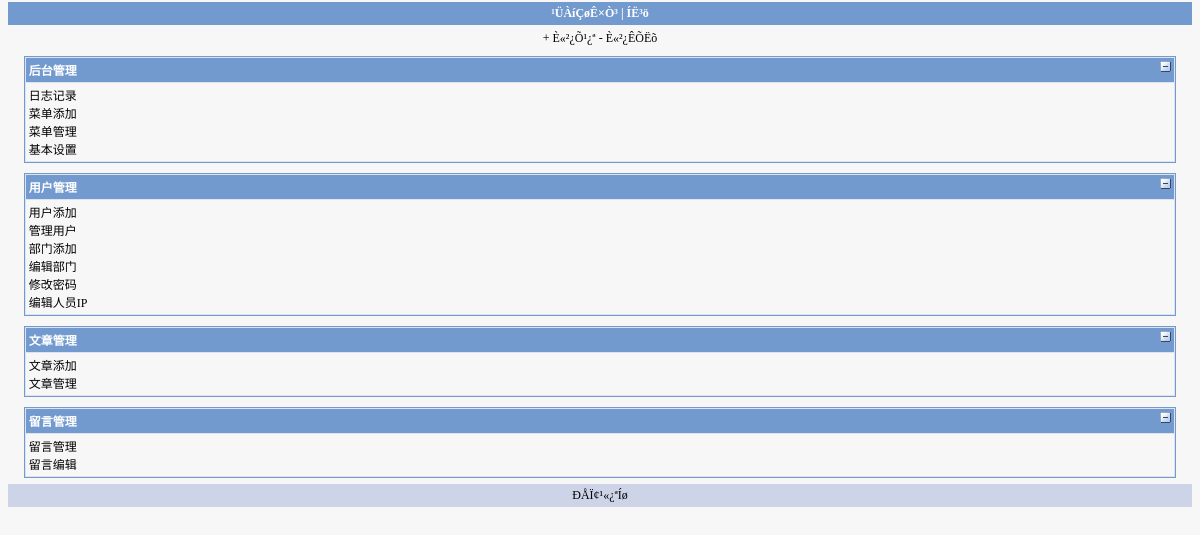
Page /Admin/admin.php?action=admin/left (signed in) on the committed database.
### tables this page shows
CREATE TABLE `menu` (
  `id` int(10) unsigned NOT NULL auto_increment,
  `name` varchar(40) NOT NULL default '',
  `url` varchar(40) NOT NULL default '#',
  `father_id` int(10) NOT NULL default '0',
  `order` int(10) NOT NULL default '0',
  `rights_level` tinyint(2) NOT NULL default '1',
  PRIMARY KEY  (`id`)
);

### Admin/inc/mysql.php (called while the page is built, shortened)
<?php
	class mysql{
		private
		$dbhost = SERVER;
		private $dbuser = USERNAME;
		private $dbpw = PASSWORD;
		public $dbname = DATABASE_NAME;
		public  $rs;
		private $links;
		function mysql($dbhost = "", $dbuser = "", $dbpw = "",$dbname = ""){
			$this->dbhost = $dbhost? $dbhost: $this->dbhost;
			$this->dbuser = $dbuser? $dbuser: $this->dbuser;
			$this->dbpw = $dbpw? $dbpw: $this->dbpw;
			$this->dbname = $dbname? $dbname: $this->dbname;
			$this->links = $this->connect();
		}
		function connect($dbhost = "", $dbuser = "", $dbpw = "") {
			$dbhost	= $dbhost? $dbhost : $this->dbhost;
			$dbuser	= $dbuser? $dbuser: $this->dbuser;
			$dbpw =	$dbpw? $dbpw: $this->dbpw;
			if(!$link = @mysql_connect($dbhost, $dbuser, $dbpw)){
				$this->halt('Á¬½Ó·þÎñÆ÷Ê§°Ü.');
			}
			return $link;
		}
		function select_db($dbname = "") {
			$dbname = $dbname? $dbname: $this->dbname;
			return mysql_select_db($dbname, $this->links);
		}
		function query($sql){
			$query = mysql_query($sql, $this->links);
			$this->rs = $query;
			return $query;
		}
		function fetch_object($rs = ""){
			$rs = $rs? $rs: $this->rs;
			return mysql_fetch_object($rs);
		}
	}
?>

### Admin/inc/Administrator.php (called while the page is built, shortened)
<?php
	class Admin extends mysql{
		private $keyString = "This is Redrock admin 2008 System!";
		private $keyIndex;
		private $adminId;
		function Admin(){
			$this->keyIndex = md5($this->keyString);
		}
		function isLogin(){
			if(isset($_SESSION[$this->keyIndex])){
				$this->adminId = $_SESSION[$this->keyIndex];
				return true;
			}else{
				return false;
			}
		}
		function get($key){
			$sql = "SELECT `".$key."` FROM `admin` WHERE `id` = '".$this->adminId."'";
			$query = $this->query($sql);
			if($this->num_rows($query) == 1){
				$rs = $this->fetch_object($query);
				return $rs->$key;
			}else{
				return false;
			}
		}
		function checkRights($id="", $menuUrl=""){
			if($menuUrl){
				$sql = "SELECT * FROM `menu` WHERE `url`='".$menuUrl."'";
			}else{
				$sql = "SELECT * FROM `menu` WHERE `id`='".$id."'";
			}
			$query = $this->query($sql);
			$rs	= $this->fetch_object($query);
			if($this->get("admin_rights") >= $rs->rights_level){
				return true;
			}
		}
	}
?>

### Admin/inc/conf.php (called while the page is built, shortened)
<?php
$webName="ÐÅÏ¢¹«¿ªÍø";
$webAddress="../";
?>

### Admin/admin/left.php (the view, shortened to what this page needs)
<link rel="stylesheet" type="text/css" href="css/main.css">
<body topmargin=5 leftmargin=5>
<table width="99%" align=center cellspacing=2 cellpadding=4 border=0>
	<tr>
		<td class=head height=23 align=center>
			<a target='main' href="?action=admin/index"><b>¹ÜÀíÇøÊ×Ò³</b></a> | <a target='_top' href="?action=admin/quit"><b>ÍË³ö</b></a>
		</td>
	</tr>
	<tr>
		<td class="b" align=center>
			<a href="#" onClick="return ClearAdminDeploy()">+ È«²¿Õ¹¿ª</a> <a href="#" onClick="return SetAdminDeploy()">- È«²¿ÊÕËõ</a>
		</td>
	</tr>
	<?php
		$sql = "SELECT `id`, `name` FROM `menu` WHERE `father_id` = 0 ORDER BY `order` ASC";
		$query = $db->query($sql);
		$i = 1;
		while($rs = $db->fetch_object($query)){
			if(true != $administrator->checkRights($rs->id)){
				continue;
			}
			$i++;
			$sql2 = "SELECT * FROM `menu` WHERE `father_id` = '".$rs->id."' ORDER BY `order` ASC";
			$query2 = $db->query($sql2);
	?>
	<tr>
		<td class="b">
			<table width="98%" align=center cellspacing=1 cellpadding=3 class=i_table>
				<tr onClick="return IndexDeploy('b<?php echo $i;?>',1)" style="cursor:hand;">
					<td class=head>
						<a style="float:right" href="#" onClick="return IndexDeploy('b<?php echo $i;?>',1)">
							<img id="img_b<?php echo $i;?>" src="./image/cate_fold.gif" border=0>
						</a>
						<b><?php echo $rs->name;?></b>
					</td>
				</tr>
				<tbody id="cate_b<?php echo $i;?>">
					<tr>
						<td class="left_padding">
						<?php
							while($rs2 = $db->fetch_object($query2)){
								if(true != $administrator->checkRights($rs2->id)){
									continue;
								}
						?>
						<a href="admin.php?action=<?php echo $rs2->url?>" target="main"><?php echo $rs2->name;?></a><br>
						<?php
							}
						?>
						</td>
					</tr>
				</tbody>
			</table>
		</td>
	</tr>
	<?php
		}
	?>
	<tr><td class="head_2" align="center"><a href=<?php echo $webAddress;?> target="_blank"><?php echo $webName;?></a>
	</td>
	</tr>
</table></td>

### Admin/admin.php (shortened to what this page needs)
<?php
	$db = new mysql();
	$administrator = new Admin();
	$action = addslashes(@$_GET['action']);
	if($action){
		if($action != "admin/left"){
			$administrator->addLog($action);
			require_once(ROOT_PATH."head.php");
			require_once(ROOT_PATH.$action.".php");
			require_once(ROOT_PATH."foot.php");
		}else{
			require_once(ROOT_PATH.$action.".php");
		}
		exit();
	}
?>

### Admin/css/main.css (style rules this page uses)
body { font-family:Verdana; FONT-SIZE: 12px; MARGIN: 0; color: #000000; background: #F7F7F7; SCROLLBAR-HIGHLIGHT-COLOR: #ffffff; SCROLLBAR-TRACK-COLOR: #ffffff; SCROLLBAR-DARKSHADOW-COLOR: #ffffff; SCROLLBAR-BASE-COLOR: #739ACE }
table { BORDER-TOP: 0px; BORDER-LEFT: 0px; BORDER-BOTTOM: 2px }
a { TEXT-DECORATION: none; color:#000000 }
td { BORDER-RIGHT: 1px; BORDER-TOP: 0px; FONT-SIZE: 12px; COLOR: #000000; }
.b { background:#F7F7F7; }
.head { color: #ffffff; font-weight:bold; background: #739ACE; }
.head a { color: #ffffff; }
.head_2 { background: #CED4E8; }
.left_padding { background:#F7F7F7; }
.i_table { border: 1px solid #739ACE; background:#DEE3EF; }

### rows in the picture
menu: name "后台管理"
menu: name "日志记录"
menu: name "菜单添加"
menu: name "菜单管理"
menu: name "基本设置"
menu: name "用户管理"
menu: name "用户添加"
menu: name "管理用户"
menu: name "部门添加"
menu: name "编辑部门"
menu: name "修改密码"
menu: name "编辑人员IP"
menu: name "文章管理"
menu: name "文章添加"
menu: name "文章管理"
menu: name "留言管理"
menu: name "留言管理"
menu: name "留言编辑"

### other values in the picture
$webName "ÐÅÏ¢¹«¿ªÍø"
